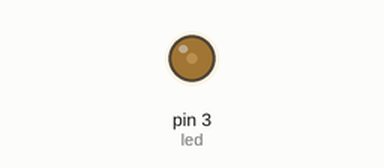
The sketch below on a simulated Arduino Uno, built with avr-gcc and run on an emulated ATmega328P. Parts: output pins drawn as LEDs (lit = HIGH).

Above: at 0.05 s.
At 0.8 s:
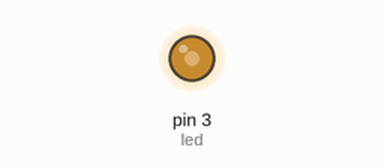
At 1.55 s:
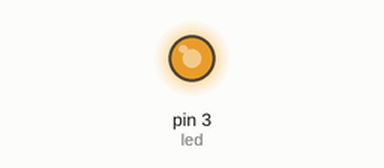
At 4.45 s:
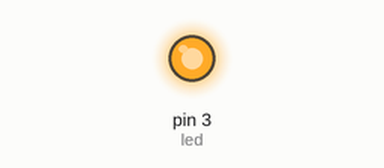
Timing chart, 0 to 5.8 s (numbered marks = the images above):
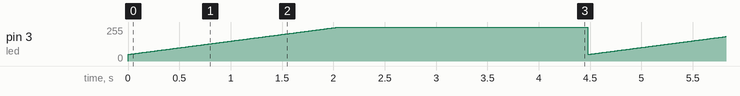

The sketch:

saidas_analog_prog_vela.ino
```cpp
int led = 3;
int i = 0;


void setup() {
  // put your setup code here, to run once:

}

void loop() {
  for(i = 50; i<= 255; i++){
    analogWrite(led, i);
    delay(10);
  }
  delay(2000);
  for(i = 255; i>= 50; i--){
    analogWrite(led, i);
    delay(1);
  }
  i= 255;
  for(i = 255; i>= 50; i--){
    analogWrite(led, i);
    delay(1);
  }
  // put your main code here, to run repeatedly:

}
```
